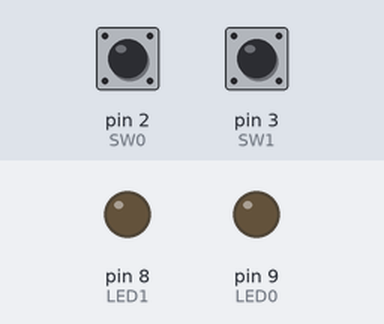
A sketch run on a simulated Arduino Uno, built with avr-gcc and run on an emulated ATmega328P. On the bench: output pins drawn as LEDs (lit = HIGH). Dashed ring = blinking. Inputs (shaded band) come from the test bench; at power-on: pin 2 (SW0) HIGH, pin 3 (SW1) HIGH. What the sketch prints to the serial monitor is not drawn.

Above: at 1.2 s.
1.3 s: pin 2 (SW0) pulled LOW for 0.15 s
At 1.8 s:
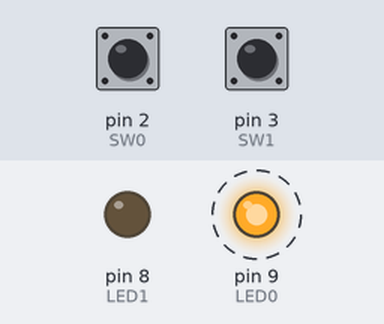
4.4 s: pin 3 (SW1) pulled LOW for 0.15 s
At 5.8 s:
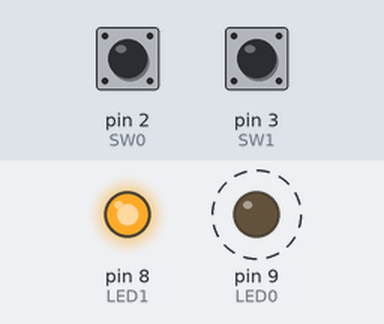
7.5 s: pin 3 (SW1) pulled LOW for 1 s
At 8.8 s:
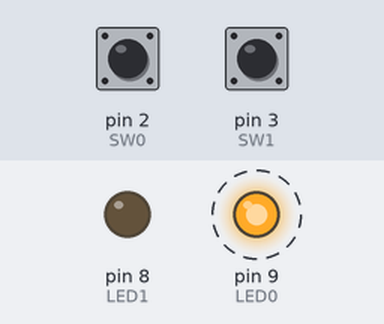
10.5 s: pin 3 (SW1) pulled LOW for 3.2 s
At 14.8 s:
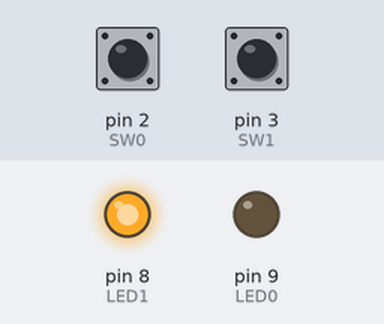
Timing chart, 0 to 16.2 s (numbered marks = the images above; inputs shaded):
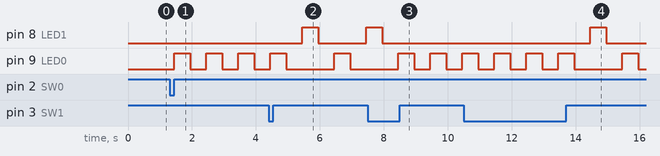

The sketch:

09_SW_LED_Blink_edge_interrupt.ino
```cpp
int SW0 = 2, SW1 = 3;
int LED0 = 9, LED1 = 8;
int flag_led0 = 0, flag_led1 = 0;

// 사용자 함수
// ISR(Interrupt Service Routine), IRQHandler
void sw0_Pressed(){
    Serial.println("SW0번이 눌렸습니다.");
    if(flag_led0 == 0){
        flag_led0 = 1;
    }
    else{
        flag_led0 = 0;
    }
}
//
void sw1_Pressed(){
    Serial.println("SW1번이 눌렸습니다.");
    if(flag_led1 == 0){
        flag_led1 = 1;
    }
    else{
        flag_led1 = 0;
    }
}

void setup(){
    Serial.begin(115200);

    pinMode(SW0, INPUT);
    pinMode(SW1, INPUT);
    pinMode(LED0, OUTPUT);
    pinMode(LED1, OUTPUT);

    // 인터럽트 설정
    attachInterrupt(digitalPinToInterrupt(SW0), sw0_Pressed, RISING);
    attachInterrupt(digitalPinToInterrupt(SW1), sw1_Pressed, RISING);
}

void loop(){
    // 상태값에 따른 동작 구현
    if(flag_led0 == 0)
    {
        digitalWrite(LED0, LOW);
    }
    else{
        digitalWrite(LED0, HIGH);
        delay(500);
        digitalWrite(LED0, LOW);
        delay(500);
    }

    if(flag_led1 == 0)
    {
        digitalWrite(LED1, LOW);
    }
    else{
        digitalWrite(LED1, HIGH);
        delay(500);
        digitalWrite(LED1, LOW);
        delay(500);
    }
}
```

Measured:
- after the input at 1.3 s, pin 9 (LED0): alternates HIGH for 0.50 s and LOW for 0.50 s, starting after 0.15 s
- after the input at 4.4 s, pin 8 (LED1): LOW → HIGH after 1.1 s, → LOW 0.50 s later, → HIGH 1.5 s later; pin 9 (LED0): LOW → HIGH after 2.1 s, → LOW 0.50 s later
- after the input at 7.5 s, pin 8 (LED1): goes on until 8.0 s, then stays LOW
- after the input at 10.5 s, pin 8 (LED1): LOW → HIGH after 4.0 s, → LOW 0.50 s later
